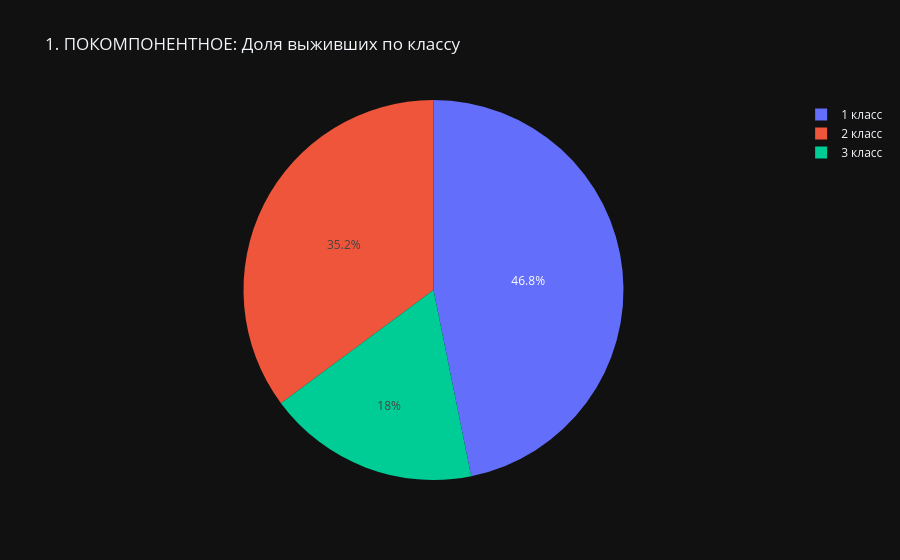
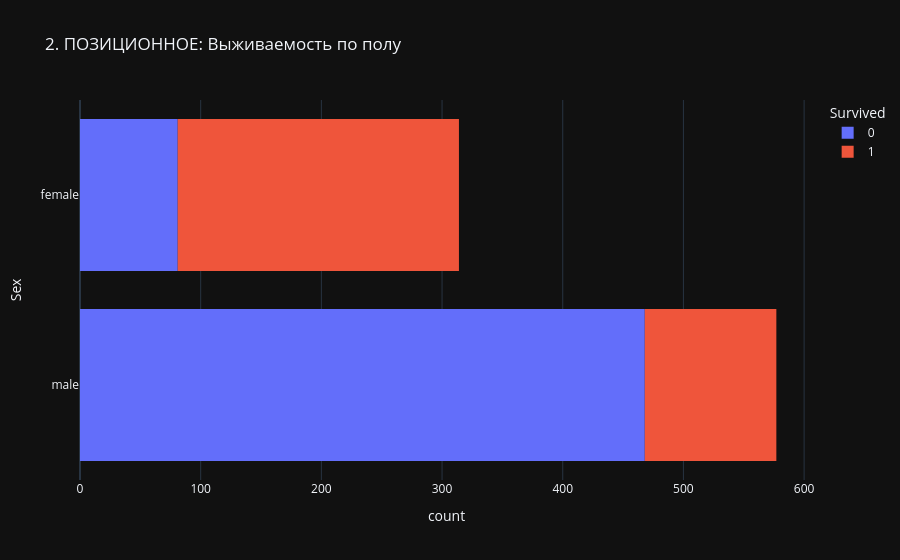
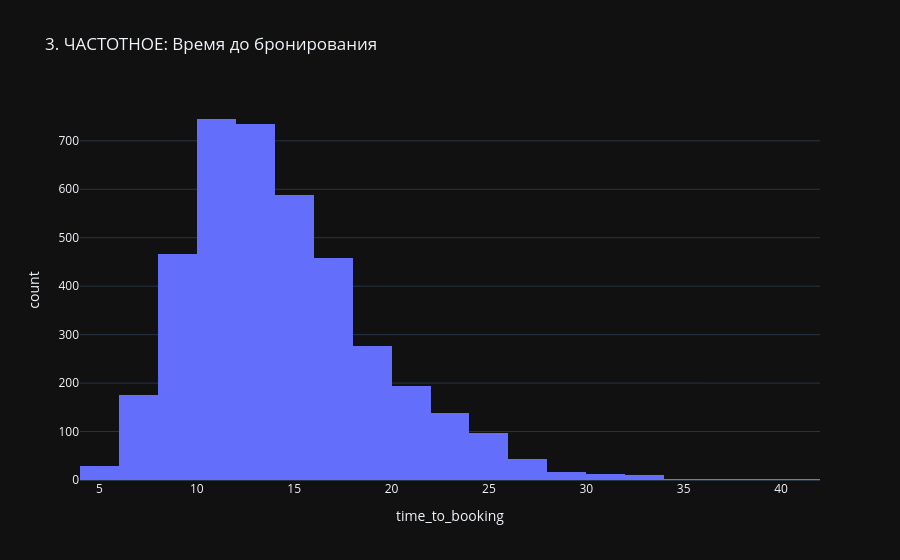
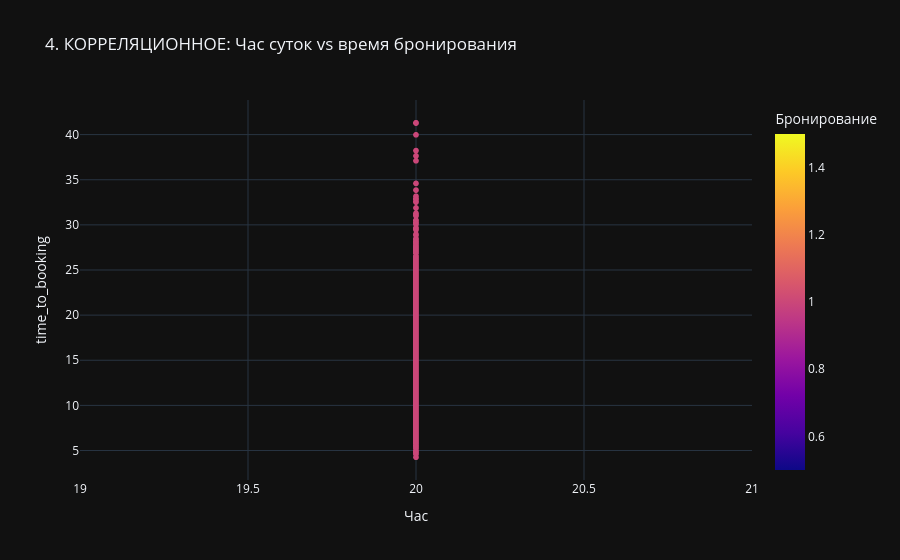

The code cell stored with these charts, in order, in its notebook:
### Code cell
import pandas as pd
import numpy as np
import plotly.express as px
import plotly.graph_objects as go
from plotly.subplots import make_subplots
import warnings
warnings.filterwarnings('ignore')

# Загружаем данные

TITANIC_FILE = "data/Titanic-Dataset.csv"
AB_SESSIONS_FILE = "data/sessions_data.csv"
AB_USERS_FILE = "data/users_data.csv"


df_titanic = pd.read_csv(TITANIC_FILE)
df_sessions = pd.read_csv(AB_SESSIONS_FILE)
df_users = pd.read_csv(AB_USERS_FILE)

print("ПРАКТИЧЕСКАЯ РАБОТА №5 - 5 ТИПОВ СРАВНЕНИЯ")
print("="*60)

# Подготовка данных A/B
df_ab = df_sessions.merge(df_users, on='user_id', how='left')
df_ab['Бронирование'] = df_ab['booking_timestamp'].notna().astype(int)
df_ab['Час'] = df_ab['session_start_timestamp'].str[:2].astype(float)
df_ab['Время_суток'] = np.where(df_ab['Час'].between(6,21), 'День', 'Ночь')

# ============================================================
# 1-5. ОТДЕЛЬНЫЕ ГРАФИКИ (все 5 типов)
# ============================================================

# 1. ПОКОМПОНЕНТНОЕ
surv_class = df_titanic.groupby('Pclass')['Survived'].mean()
fig1 = px.pie(values=surv_class.values, names=['1 класс', '2 класс', '3 класс'],
              title='1. ПОКОМПОНЕНТНОЕ: Доля выживших по классу')
fig1.show()

# 2. ПОЗИЦИОННОЕ
fig2 = px.histogram(df_titanic, y='Sex', color='Survived',
                    title='2. ПОЗИЦИОННОЕ: Выживаемость по полу')
fig2.show()

# 3. ЧАСТОТНОЕ
fig3 = px.histogram(df_ab.dropna(subset=['time_to_booking']), x='time_to_booking', nbins=30,
                    title='3. ЧАСТОТНОЕ: Время до бронирования')
fig3.show()

# 4. КОРРЕЛЯЦИОННОЕ
fig4 = px.scatter(df_ab.dropna(), x='Час', y='time_to_booking', color='Бронирование',
                  title='4. КОРРЕЛЯЦИОННОЕ: Час суток vs время бронирования')
fig4.show()

# 5. ВРЕМЕННОЕ
time_conv = df_ab.groupby(['Время_суток', 'experiment_group'])['Бронирование'].mean().reset_index()
fig5 = px.line(time_conv, x='Время_суток', y='Бронирование', color='experiment_group',
               title='5. ВРЕМЕННОЕ: Конверсия по времени суток')
fig5.show()

# ============================================================
# ДАШБОРД (БЕЗ PIE в subplots - только совместимые типы)
# ============================================================

print("\nДАШБОРД (6 графиков)")
fig = make_subplots(rows=2, cols=3,
                    subplot_titles=('Позиционное', 'Частотное', 'Корреляционное',
                                    'Временное', 'Выживание по возрасту', 'Конверсия групп'))

# 1. Позиционное (пол)
surv_sex = pd.crosstab(df_titanic['Sex'], df_titanic['Survived'])
fig.add_trace(go.Bar(x=['Не выжил', 'Выжил'], y=surv_sex.loc['female'], name='Женщины'), row=1, col=1)
fig.add_trace(go.Bar(x=['Не выжил', 'Выжил'], y=surv_sex.loc['male'], name='Мужчины'), row=1, col=1)

# 2. Частотное (время бронирования)
fig.add_trace(go.Histogram(x=df_ab['time_to_booking'].dropna(), name='Время', nbinsx=20), row=1, col=2)

# 3. Корреляционное
fig.add_trace(go.Scatter(x=df_ab['Час'].dropna(), y=df_ab['time_to_booking'].dropna(),
                         mode='markers', name='Час vs Время'), row=1, col=3)

# 4. Временное (конверсия)
conv_values = [df_ab[(df_ab['Время_суток']=='День')&(df_ab['experiment_group']=='control')]['Бронирование'].mean(),
               df_ab[(df_ab['Время_суток']=='День')&(df_ab['experiment_group']=='variant')]['Бронирование'].mean(),
               df_ab[(df_ab['Время_суток']=='Ночь')&(df_ab['experiment_group']=='control')]['Бронирование'].mean(),
               df_ab[(df_ab['Время_суток']=='Ночь')&(df_ab['experiment_group']=='variant')]['Бронирование'].mean()]
fig.add_trace(go.Bar(x=['День-C', 'День-V', 'Ночь-C', 'Ночь-V'], y=conv_values, name='Конверсия'), row=2, col=1)

# 5. Boxplot по возрасту
df_titanic['Возраст'] = np.where(df_titanic['Age']<=16, 'Ребенок', 'Взрослый')
fig.add_trace(go.Box(x=df_titanic['Возраст'], y=df_titanic['Survived'], name='Возраст'), row=2, col=2)

# 6. Конверсия групп
control_conv = df_ab[df_ab['experiment_group']=='control']['Бронирование'].mean()
variant_conv = df_ab[df_ab['experiment_group']=='variant']['Бронирование'].mean()
fig.add_trace(go.Bar(x=['Control', 'Variant'], y=[control_conv, variant_conv], name='Группы'), row=2, col=3)

fig.update_layout(height=800, title_text="ДАШБОРД: Анализ Titanic + A/B тест")
fig.show()

# ============================================================
# ВЫВОДЫ
# ============================================================

print("\n" + "="*80)
print("ИТОГОВЫЕ ВЫВОДЫ ПО 5 ТИПАМ СРАВНЕНИЯ")
print("="*80)

# 1. ПОКОМПОНЕНТНОЕ - расчет выживаемости по классам
surv_by_class = df_titanic.groupby('Pclass')['Survived'].mean() * 100
print("\n1. ПОКОМПОНЕНТНОЕ (Pie chart):")
for pclass, surv in surv_by_class.items():
    print(f"   - {pclass} класс: {surv:.1f}% выживаемости")
best_class = surv_by_class.idxmax()
print(f"   Вывод: Пассажиры {best_class} класса выживали чаще всего")

# 2. ПОЗИЦИОННОЕ - выживаемость по полу
surv_by_sex = df_titanic.groupby('Sex')['Survived'].mean() * 100
print("\n2. ПОЗИЦИОННОЕ (Bar chart):")
for sex, surv in surv_by_sex.items():
    print(f"   - {sex}: {surv:.1f}% выживаемости")
ratio = surv_by_sex.max() / surv_by_sex.min()
print(f"   - Разница: {surv_by_sex.idxmax()} выживали в {ratio:.1f} раз чаще")
print(f"   Вывод: Пол сильно влиял на выживаемость")

# 3. ЧАСТОТНОЕ - время до бронирования
time_data = df_ab['time_to_booking'].dropna()
if len(time_data) > 0:
    percent_20 = (time_data <= 20).mean() * 100
    mean_time = time_data.mean()
    max_time = time_data.max()
    print("\n3. ЧАСТОТНОЕ (Histogram):")
    print(f"   - {percent_20:.0f}% бронирований за 0-20 секунд")
    print(f"   - Среднее время: {mean_time:.1f} секунд")
    print(f"   - Максимальное время: {max_time:.0f} секунд")
    print(f"   Вывод: Большинство пользователей принимают решение быстро")
else:
    print("\n3. ЧАСТОТНОЕ (Histogram): Нет данных о времени бронирования")

# 4. КОРРЕЛЯЦИОННОЕ - зависимость времени от часа
df_corr = df_ab.dropna(subset=['time_to_booking', 'Час'])
if len(df_corr) > 0:
    correlation = df_corr['Час'].corr(df_corr['time_to_booking'])
    night_data = df_corr[df_corr['Час'].between(0, 5)]
    day_data = df_corr[df_corr['Час'].between(6, 21)]

    print("\n4. КОРРЕЛЯЦИОННОЕ (Scatter plot):")
    print(f"   - Коэффициент корреляции: {correlation:.2f}" if not pd.isna(correlation) else "   - Коэффициент корреляции: не определен")

    if len(night_data) > 0:
        night_avg = night_data['time_to_booking'].mean()
        print(f"   - Ночью (0-5ч): среднее время {night_avg:.1f} секунд")
    else:
        print(f"   - Ночью (0-5ч): нет данных")
        night_avg = float('inf')

    if len(day_data) > 0:
        day_avg = day_data['time_to_booking'].mean()
        print(f"   - Днем (6-21ч): среднее время {day_avg:.1f} секунд")
    else:
        print(f"   - Днем (6-21ч): нет данных")
        day_avg = float('inf')

    if len(night_data) > 0 and len(day_data) > 0:
        if night_avg < day_avg:
            print(f"   Вывод: Ночью бронируют быстрее, чем днем")
        else:
            print(f"   Вывод: Днем бронируют быстрее, чем ночью")
    elif len(night_data) > 0:
        print(f"   Вывод: Данные доступны только для ночного времени")
    elif len(day_data) > 0:
        print(f"   Вывод: Данные доступны только для дневного времени")
else:
    print("\n4. КОРРЕЛЯЦИОННОЕ (Scatter plot): Недостаточно данных для анализа")

# 5. ВРЕМЕННОЕ - конверсия по времени суток
print("\n5. ВРЕМЕННОЕ (Line chart):")

# Дневные данные
day_control = df_ab[(df_ab['Время_суток']=='День') & (df_ab['experiment_group']=='control')]['Бронирование']
day_variant = df_ab[(df_ab['Время_суток']=='День') & (df_ab['experiment_group']=='variant')]['Бронирование']

if len(day_control) > 0 and len(day_variant) > 0:
    conv_day_control = day_control.mean()
    conv_day_variant = day_variant.mean()
    print(f"   - Днем: Control={conv_day_control*100:.1f}%, Variant={conv_day_variant*100:.1f}%")
    diff_day = abs(conv_day_variant - conv_day_control) * 100
    if conv_day_variant > conv_day_control:
        print(f"   - Днем Variant эффективнее на {diff_day:.1f}%")
    else:
        print(f"   - Днем Control эффективнее на {diff_day:.1f}%")
else:
    print("   - Днем: недостаточно данных")

# Ночные данные
night_control = df_ab[(df_ab['Время_суток']=='Ночь') & (df_ab['experiment_group']=='control')]['Бронирование']
night_variant = df_ab[(df_ab['Время_суток']=='Ночь') & (df_ab['experiment_group']=='variant')]['Бронирование']

if len(night_control) > 0 and len(night_variant) > 0:
    conv_night_control = night_control.mean()
    conv_night_variant = night_variant.mean()
    print(f"   - Ночью: Control={conv_night_control*100:.1f}%, Variant={conv_night_variant*100:.1f}%")
    diff_night = abs(conv_night_variant - conv_night_control) * 100
    if conv_night_variant > conv_night_control:
        print(f"   - Ночью Variant эффективнее на {diff_night:.1f}%")
    else:
        print(f"   - Ночью Control эффективнее на {diff_night:.1f}%")
else:
    print("   - Ночью: недостаточно данных (возможно, все сессии дневные)")

# Общий вывод
print("\n" + "="*80)
print("ОБЩИЙ ВЫВОД ПО РЕЗУЛЬТАТАМ АНАЛИЗА")
print("="*80)

# Определяем лучшую группу (только если есть данные)
overall_control = df_ab[df_ab['experiment_group']=='control']['Бронирование'].mean()
overall_variant = df_ab[df_ab['experiment_group']=='variant']['Бронирование'].mean()

if not pd.isna(overall_control) and not pd.isna(overall_variant):
    if overall_variant > overall_control:
        print(f"Variant ({overall_variant*100:.1f}%) оказался эффективнее Control ({overall_control*100:.1f}%)")
    else:
        print(f"Control ({overall_control*100:.1f}%) оказался эффективнее Variant ({overall_variant*100:.1f}%)")
else:
    print("Недостаточно данных для сравнения групп")

# Определяем лучший класс
best_class_val = surv_by_class.max()
best_class_name = surv_by_class.idxmax()
print(f"Пассажиры {best_class_name} класса показали лучшую выживаемость ({best_class_val:.1f}%)")

# Пол и выживаемость
best_sex = surv_by_sex.idxmax()
print(f"Женщины выживали значительно чаще мужчин ({surv_by_sex.loc['female']:.1f}% vs {surv_by_sex.loc['male']:.1f}%)")

# Информация о ночных данных
if len(df_ab[df_ab['Время_суток']=='Ночь']) == 0:
    print("\nПримечание: В датасете отсутствуют ночные сессии (все поездки в дневное время)")

### Figure 1 — Plotly figure (JSON) as saved in the notebook; plotly's stock layout.template omitted (floating-point values rounded to 4 significant figures)
{"data": [{"domain": {"x": [0.0, 1.0], "y": [0.0, 1.0]}, "hovertemplate": "label=%{label}<br>value=%{value}<extra></extra>", "labels": ["1 класс", "2 класс", "3 класс"], "legendgroup": "", "name": "", "showlegend": true, "values": [0.6296, 0.4728, 0.2424], "type": "pie"}], "layout": {"legend": {"tracegroupgap": 0}, "title": {"text": "1. ПОКОМПОНЕНТНОЕ: Доля выживших по классу"}}}

### Figure 2 — Plotly figure (JSON) as saved in the notebook; plotly's stock layout.template omitted (floating-point values rounded to 4 significant figures; data arrays with more than 128 entries replaced by an {"elided": "..."} marker saying what was removed)
{"data": [{"bingroup": "y", "hovertemplate": "Survived=0<br>count=%{x}<br>Sex=%{y}<extra></extra>", "legendgroup": "0", "marker": {"color": "#636efa", "pattern": {"shape": ""}}, "name": "0", "orientation": "h", "showlegend": true, "xaxis": "x", "y": {"elided": "549 str values"}, "yaxis": "y", "type": "histogram"}, {"bingroup": "y", "hovertemplate": "Survived=1<br>count=%{x}<br>Sex=%{y}<extra></extra>", "legendgroup": "1", "marker": {"color": "#EF553B", "pattern": {"shape": ""}}, "name": "1", "orientation": "h", "showlegend": true, "xaxis": "x", "y": {"elided": "342 str values"}, "yaxis": "y", "type": "histogram"}], "layout": {"xaxis": {"anchor": "y", "domain": [0.0, 1.0], "title": {"text": "count"}}, "yaxis": {"anchor": "x", "domain": [0.0, 1.0], "title": {"text": "Sex"}}, "legend": {"title": {"text": "Survived"}, "tracegroupgap": 0}, "title": {"text": "2. ПОЗИЦИОННОЕ: Выживаемость по полу"}, "barmode": "relative"}}

### Figure 3 — Plotly figure (JSON) as saved in the notebook; plotly's stock layout.template omitted (floating-point values rounded to 4 significant figures; data arrays with more than 128 entries replaced by an {"elided": "..."} marker saying what was removed)
{"data": [{"bingroup": "x", "hovertemplate": "time_to_booking=%{x}<br>count=%{y}<extra></extra>", "legendgroup": "", "marker": {"color": "#636efa", "pattern": {"shape": ""}}, "name": "", "nbinsx": 30, "orientation": "v", "showlegend": false, "x": {"elided": "3993 float values"}, "xaxis": "x", "yaxis": "y", "type": "histogram"}], "layout": {"xaxis": {"anchor": "y", "domain": [0.0, 1.0], "title": {"text": "time_to_booking"}}, "yaxis": {"anchor": "x", "domain": [0.0, 1.0], "title": {"text": "count"}}, "legend": {"tracegroupgap": 0}, "title": {"text": "3. ЧАСТОТНОЕ: Время до бронирования"}, "barmode": "relative"}}

### Figure 4 — Plotly figure (JSON) as saved in the notebook; plotly's stock layout.template omitted (floating-point values rounded to 4 significant figures; data arrays with more than 128 entries replaced by an {"elided": "..."} marker saying what was removed)
{"data": [{"hovertemplate": "Час=%{x}<br>time_to_booking=%{y}<br>Бронирование=%{marker.color}<extra></extra>", "legendgroup": "", "marker": {"color": {"elided": "3662 int values"}, "coloraxis": "coloraxis", "symbol": "circle"}, "mode": "markers", "name": "", "showlegend": false, "x": {"elided": "3662 float values"}, "xaxis": "x", "y": {"elided": "3662 float values"}, "yaxis": "y", "type": "scattergl"}], "layout": {"xaxis": {"anchor": "y", "domain": [0.0, 1.0], "title": {"text": "Час"}}, "yaxis": {"anchor": "x", "domain": [0.0, 1.0], "title": {"text": "time_to_booking"}}, "coloraxis": {"colorbar": {"title": {"text": "Бронирование"}}, "colorscale": [[0.0, "#0d0887"], [0.1111, "#46039f"], [0.2222, "#7201a8"], [0.3333, "#9c179e"], [0.4444, "#bd3786"], [0.5556, "#d8576b"], [0.6667, "#ed7953"], [0.7778, "#fb9f3a"], [0.8889, "#fdca26"], [1.0, "#f0f921"]]}, "legend": {"tracegroupgap": 0}, "title": {"text": "4. КОРРЕЛЯЦИОННОЕ: Час суток vs время бронирования"}}}
